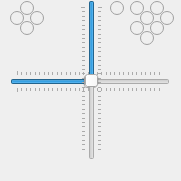
  <widget class="QDockWidget" name="dockWidgetJoystick" >
   <property name="geometry" >
    <rect>
     <x>1180</x>
     <y>420</y>
     <width>181</width>
     <height>181</height>
    </rect>
   </property>
   <property name="windowTitle" >
    <string>Joystick</string>
   </property>
   <widget class="QWidget" name="dockWidgetContents_4" >
    <widget class="QRadioButton" name="radioBtnJoy5Up" >
     <property name="enabled" >
      <bool>false</bool>
     </property>
     <property name="geometry" >
      <rect>
       <x>20</x>
       <y>0</y>
       <width>16</width>
       <height>16</height>
      </rect>
     </property>
     <property name="font" >
      <font>
       <family>Verdana</family>
      </font>
     </property>
     <property name="text" >
      <string/>
     </property>
     <property name="autoExclusive" >
      <bool>false</bool>
     </property>
    </widget>
    <widget class="QRadioButton" name="radioBtnJoy3" >
     <property name="enabled" >
      <bool>false</bool>
     </property>
     <property name="geometry" >
      <rect>
       <x>150</x>
       <y>20</y>
       <width>16</width>
       <height>16</height>
      </rect>
     </property>
     <property name="font" >
      <font>
       <family>Verdana</family>
      </font>
     </property>
     <property name="text" >
      <string/>
     </property>
     <property name="autoExclusive" >
      <bool>false</bool>
     </property>
    </widget>
    <widget class="QSlider" name="sliderJoystickX" >
     <property name="geometry" >
      <rect>
       <x>10</x>
       <y>70</y>
       <width>160</width>
       <height>23</height>
      </rect>
     </property>
     <property name="font" >
      <font>
       <family>Verdana</family>
      </font>
     </property>
     <property name="minimum" >
      <number>-32767</number>
     </property>
     <property name="maximum" >
      <number>32767</number>
     </property>
     <property name="pageStep" >
      <number>100</number>
     </property>
     <property name="value" >
      <number>0</number>
     </property>
     <property name="orientation" >
      <enum>Qt::Horizontal</enum>
     </property>
     <property name="tickPosition" >
      <enum>QSlider::TicksBothSides</enum>
     </property>
     <property name="tickInterval" >
      <number>2000</number>
     </property>
    </widget>
    <widget class="QRadioButton" name="radioBtnJoy10" >
     <property name="enabled" >
      <bool>false</bool>
     </property>
     <property name="geometry" >
      <rect>
       <x>130</x>
       <y>0</y>
       <width>16</width>
       <height>16</height>
      </rect>
     </property>
     <property name="font" >
      <font>
       <family>Verdana</family>
      </font>
     </property>
     <property name="text" >
      <string/>
     </property>
     <property name="autoExclusive" >
      <bool>false</bool>
     </property>
    </widget>
    <widget class="QRadioButton" name="radioBtnJoy11" >
     <property name="enabled" >
      <bool>false</bool>
     </property>
     <property name="geometry" >
      <rect>
       <x>110</x>
       <y>0</y>
       <width>16</width>
       <height>16</height>
      </rect>
     </property>
     <property name="font" >
      <font>
       <family>Verdana</family>
      </font>
     </property>
     <property name="text" >
      <string/>
     </property>
     <property name="autoExclusive" >
      <bool>false</bool>
     </property>
    </widget>
    <widget class="QRadioButton" name="radioBtnJoy2" >
     <property name="enabled" >
      <bool>false</bool>
     </property>
     <property name="geometry" >
      <rect>
       <x>140</x>
       <y>30</y>
       <width>16</width>
       <height>16</height>
      </rect>
     </property>
     <property name="font" >
      <font>
       <family>Verdana</family>
      </font>
     </property>
     <property name="text" >
      <string/>
     </property>
     <property name="autoExclusive" >
      <bool>false</bool>
     </property>
    </widget>
    <widget class="QRadioButton" name="radioBtnJoy5" >
     <property name="enabled" >
      <bool>false</bool>
     </property>
     <property name="geometry" >
      <rect>
       <x>160</x>
       <y>10</y>
       <width>16</width>
       <height>16</height>
      </rect>
     </property>
     <property name="font" >
      <font>
       <family>Verdana</family>
      </font>
     </property>
     <property name="text" >
      <string/>
     </property>
     <property name="autoExclusive" >
      <bool>false</bool>
     </property>
    </widget>
    <widget class="QRadioButton" name="radioBtnJoy5Down" >
     <property name="enabled" >
      <bool>false</bool>
     </property>
     <property name="geometry" >
      <rect>
       <x>20</x>
       <y>20</y>
       <width>16</width>
       <height>16</height>
      </rect>
     </property>
     <property name="font" >
      <font>
       <family>Verdana</family>
      </font>
     </property>
     <property name="text" >
      <string/>
     </property>
     <property name="autoExclusive" >
      <bool>false</bool>
     </property>
    </widget>
    <widget class="QRadioButton" name="radioBtnJoy4" >
     <property name="enabled" >
      <bool>false</bool>
     </property>
     <property name="geometry" >
      <rect>
       <x>150</x>
       <y>0</y>
       <width>16</width>
       <height>16</height>
      </rect>
     </property>
     <property name="font" >
      <font>
       <family>Verdana</family>
      </font>
     </property>
     <property name="text" >
      <string/>
     </property>
     <property name="autoExclusive" >
      <bool>false</bool>
     </property>
    </widget>
    <widget class="QRadioButton" name="radioBtnJoy1" >
     <property name="enabled" >
      <bool>false</bool>
     </property>
     <property name="geometry" >
      <rect>
       <x>140</x>
       <y>10</y>
       <width>16</width>
       <height>16</height>
      </rect>
     </property>
     <property name="font" >
      <font>
       <family>Verdana</family>
      </font>
     </property>
     <property name="text" >
      <string/>
     </property>
     <property name="autoExclusive" >
      <bool>false</bool>
     </property>
    </widget>
    <widget class="QRadioButton" name="radioBtnJoy4Right" >
     <property name="enabled" >
      <bool>false</bool>
     </property>
     <property name="geometry" >
      <rect>
       <x>30</x>
       <y>10</y>
       <width>16</width>
       <height>16</height>
      </rect>
     </property>
     <property name="font" >
      <font>
       <family>Verdana</family>
      </font>
     </property>
     <property name="text" >
      <string/>
     </property>
     <property name="autoExclusive" >
      <bool>false</bool>
     </property>
    </widget>
    <widget class="QSlider" name="sliderJoystickY" >
     <property name="geometry" >
      <rect>
       <x>80</x>
       <y>0</y>
       <width>23</width>
       <height>160</height>
      </rect>
     </property>
     <property name="font" >
      <font>
       <family>Verdana</family>
      </font>
     </property>
     <property name="minimum" >
      <number>-32767</number>
     </property>
     <property name="maximum" >
      <number>32767</number>
     </property>
     <property name="pageStep" >
      <number>100</number>
     </property>
     <property name="value" >
      <number>0</number>
     </property>
     <property name="orientation" >
      <enum>Qt::Vertical</enum>
     </property>
     <property name="invertedAppearance" >
      <bool>true</bool>
     </property>
     <property name="tickPosition" >
      <enum>QSlider::TicksBothSides</enum>
     </property>
     <property name="tickInterval" >
      <number>2000</number>
     </property>
    </widget>
    <widget class="QRadioButton" name="radioBtnJoy4Left" >
     <property name="enabled" >
      <bool>false</bool>
     </property>
     <property name="geometry" >
      <rect>
       <x>10</x>
       <y>10</y>
       <width>16</width>
       <height>16</height>
      </rect>
     </property>
     <property name="font" >
      <font>
       <family>Verdana</family>
      </font>
     </property>
     <property name="text" >
      <string/>
     </property>
     <property name="autoExclusive" >
      <bool>false</bool>
     </property>
    </widget>
    <widget class="QRadioButton" name="radioBtnJoy0" >
     <property name="enabled" >
      <bool>false</bool>
     </property>
     <property name="geometry" >
      <rect>
       <x>130</x>
       <y>20</y>
       <width>16</width>
       <height>16</height>
      </rect>
     </property>
     <property name="font" >
      <font>
       <family>Verdana</family>
      </font>
     </property>
     <property name="text" >
      <string/>
     </property>
     <property name="autoExclusive" >
      <bool>false</bool>
     </property>
    </widget>
   </widget>
  </widget>
